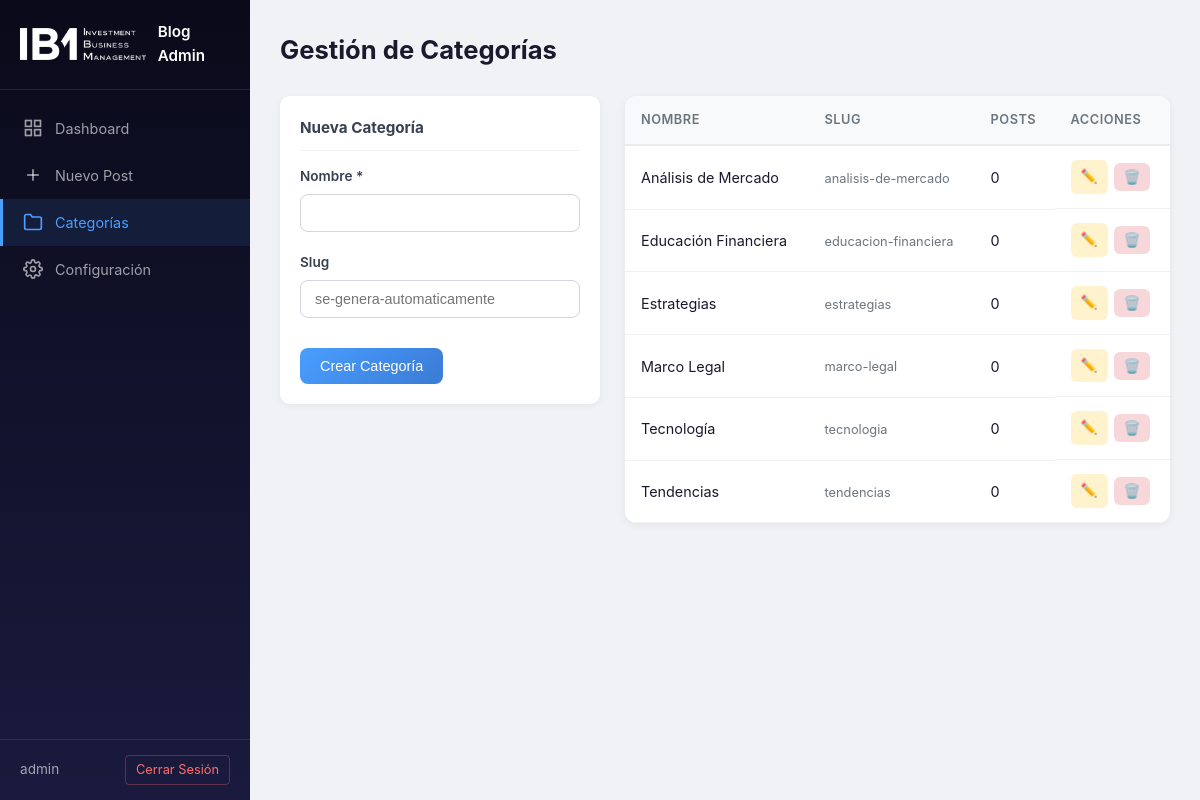
Screenshot of /admin/categories.php (signed in) with the database file from the repository.
### tables this page shows
CREATE TABLE IF NOT EXISTS blog_categories (
    id INT AUTO_INCREMENT PRIMARY KEY,
    name VARCHAR(100) NOT NULL,
    slug VARCHAR(120) NOT NULL UNIQUE,
    created_at TIMESTAMP DEFAULT CURRENT_TIMESTAMP
);

### admin/categories.php (the view, shortened to what this page needs)
<?php
$db = getDB();
$editMode = false;
$editCat = null;
$categories = $db->query("
    SELECT c.*, COUNT(p.id) as post_count
    FROM blog_categories c
    LEFT JOIN blog_posts p ON p.category_id = c.id
    GROUP BY c.id
    ORDER BY c.name
")->fetchAll();
?>
<!DOCTYPE html>
<html lang="es">
<head>
    <link rel="stylesheet" href="css/admin.css">
</head>
<body>
    <div class="admin-layout">
        <aside class="admin-sidebar">
            <div class="sidebar-header">
                <img src="../img/logo.png" alt="IBM FINTECH" class="sidebar-logo">
                <span>Blog Admin</span>
            </div>
            <nav class="sidebar-nav">
                <a href="index.php" class="nav-item">
                    <svg width="20" height="20" viewBox="0 0 24 24" fill="none" stroke="currentColor" stroke-width="2">
                        <rect x="3" y="3" width="7" height="7"/><rect x="14" y="3" width="7" height="7"/>
                        <rect x="3" y="14" width="7" height="7"/><rect x="14" y="14" width="7" height="7"/>
                    </svg>
                    Dashboard
                </a>
                <a href="create.php" class="nav-item">
                    <svg width="20" height="20" viewBox="0 0 24 24" fill="none" stroke="currentColor" stroke-width="2">
                        <line x1="12" y1="5" x2="12" y2="19"/><line x1="5" y1="12" x2="19" y2="12"/>
                    </svg>
                    Nuevo Post
                </a>
                <a href="categories.php" class="nav-item active">
                    <svg width="20" height="20" viewBox="0 0 24 24" fill="none" stroke="currentColor" stroke-width="2">
                        <path d="M22 19a2 2 0 01-2 2H4a2 2 0 01-2-2V5a2 2 0 012-2h5l2 3h9a2 2 0 012 2z"/>
                    </svg>
                    Categorías
                </a>
                <a href="settings.php" class="nav-item">
                    Configuración
                </a>
            </nav>
            <div class="sidebar-footer">
                <span class="admin-user"><?= htmlspecialchars($_SESSION['admin_user']) ?></span>
                <a href="logout.php" class="btn-logout">Cerrar Sesión</a>
            </div>
        </aside>
        <main class="admin-main">
            <div class="admin-header">
                <h1>Gestión de Categorías</h1>
            </div>
            <div class="categories-layout">
                <div class="form-card category-form-card">
                    <h3><?= $editMode ? 'Editar Categoría' : 'Nueva Categoría' ?></h3>
                    <form method="POST">
                        <div class="form-group">
                            <label for="name">Nombre *</label>
                            <input type="text" id="name" name="name" required
                                   value="<?= htmlspecialchars($editMode ? $editCat['name'] : ($_POST['name'] ?? '')) ?>"
                                   oninput="generateCatSlug(this.value)">
                        </div>
                        <div class="form-group">
                            <label for="slug">Slug</label>
                            <input type="text" id="slug" name="slug"
                                   value="<?= htmlspecialchars($editMode ? $editCat['slug'] : ($_POST['slug'] ?? '')) ?>"
                                   placeholder="se-genera-automaticamente">
                        </div>
                        <div class="form-actions" style="border:none; padding-top:10px; margin-top:0;">
                            <button type="submit" class="btn btn-primary"><?= $editMode ? 'Guardar Cambios' : 'Crear Categoría' ?></button>
                        </div>
                    </form>
                </div>
                <div class="posts-table-wrapper">
                    <table class="posts-table">
                        <thead>
                            <tr>
                                <th>Nombre</th>
                                <th>Slug</th>
                                <th>Posts</th>
                                <th>Acciones</th>
                            </tr>
                        </thead>
                        <tbody>
                            <?php if (empty($categories)): ?>
                                <tr>
                                    <td colspan="4" class="empty-state">No hay categorías creadas.</td>
                                </tr>
                            <?php else: ?>
                                <?php foreach ($categories as $cat): ?>
                                <tr>
                                    <td><?= htmlspecialchars($cat['name']) ?></td>
                                    <td><small class="slug-text"><?= htmlspecialchars($cat['slug']) ?></small></td>
                                    <td><?= $cat['post_count'] ?></td>
                                    <td class="col-actions">
                                        <a href="categories.php?edit=<?= $cat['id'] ?>" class="btn btn-sm btn-edit" title="Editar">✏️</a>
                                        <?php if ($cat['post_count'] == 0): ?>
                                        <form method="POST" class="inline-form" onsubmit="return confirm('¿Eliminar esta categoría?');">
                                            <button type="submit" class="btn btn-sm btn-delete" title="Eliminar">🗑️</button>
                                        </form>
                                        <?php else: ?>
                                        <span class="btn btn-sm" style="opacity:0.3; cursor:not-allowed;" title="Tiene posts asociados">🗑️</span>
                                        <?php endif; ?>
                                    </td>
                                </tr>
                                <?php endforeach; ?>
                            <?php endif; ?>
                        </tbody>
                    </table>
                </div>
            </div>
        </main>
    </div>
</body>
</html>

### admin/css/admin.css (style rules this page uses)
*, *::before, *::after { box-sizing: border-box; margin: 0; padding: 0; }
body { font-family: -apple-system, BlinkMacSystemFont, 'Segoe UI', Roboto, 'Helvetica Neue', Arial, sans-serif; background: #f0f2f5; color: #1a1a2e; line-height: 1.6; }
.admin-layout { display: flex; min-height: 100vh; }
.admin-sidebar { width: 250px; background: linear-gradient(180deg, #0a0a1a 0%, #1a1a3e 100%); color: #fff; display: flex; flex-direction: column; position: fixed; top: 0; left: 0; height: 100vh; z-index: 100; }
.sidebar-header { padding: 20px; border-bottom: 1px solid rgba(255, 255, 255, 0.1); display: flex; align-items: center; gap: 12px; }
.sidebar-logo { height: 32px; }
.sidebar-header span { font-weight: 600; font-size: 0.95rem; }
.sidebar-nav { flex: 1; padding: 15px 0; }
.nav-item { display: flex; align-items: center; gap: 12px; padding: 12px 20px; color: rgba(255, 255, 255, 0.6); text-decoration: none; font-size: 0.9rem; transition: all 0.2s; border-left: 3px solid transparent; }
.nav-item.active { color: #4a9eff; background: rgba(74, 158, 255, 0.1); border-left-color: #4a9eff; }
.sidebar-footer { padding: 15px 20px; border-top: 1px solid rgba(255, 255, 255, 0.1); display: flex; align-items: center; justify-content: space-between; }
.admin-user { font-size: 0.85rem; color: rgba(255, 255, 255, 0.6); }
.btn-logout { color: #ff6b6b; text-decoration: none; font-size: 0.8rem; padding: 4px 10px; border: 1px solid rgba(255, 107, 107, 0.3); border-radius: 4px; transition: all 0.2s; }
.admin-main { flex: 1; margin-left: 250px; padding: 30px; }
.admin-header { display: flex; justify-content: space-between; align-items: center; margin-bottom: 25px; }
.admin-header h1 { font-size: 1.6rem; color: #1a1a2e; }
.btn { display: inline-flex; align-items: center; gap: 6px; padding: 10px 20px; border: none; border-radius: 8px; font-size: 0.9rem; font-weight: 500; cursor: pointer; text-decoration: none; transition: all 0.2s; }
.btn-primary { background: linear-gradient(135deg, #4a9eff, #3a7bd5); color: #fff; }
.btn-sm { padding: 6px 10px; font-size: 0.85rem; border-radius: 6px; }
.btn-edit { background: #fff3cd; }
.btn-delete { background: #f8d7da; border: none; cursor: pointer; }
.posts-table-wrapper { background: #fff; border-radius: 12px; overflow: hidden; box-shadow: 0 2px 10px rgba(0, 0, 0, 0.06); }
.posts-table { width: 100%; border-collapse: collapse; }
.posts-table th { background: #f8f9fa; padding: 14px 16px; text-align: left; font-size: 0.8rem; font-weight: 600; color: #6c757d; text-transform: uppercase; letter-spacing: 0.5px; border-bottom: 2px solid #e9ecef; }
.posts-table td { padding: 14px 16px; border-bottom: 1px solid #f0f0f0; vertical-align: middle; font-size: 0.9rem; }
.slug-text { color: #6c757d; font-size: 0.8rem; }
.col-actions { white-space: nowrap; display: flex; gap: 6px; align-items: center; }
.inline-form { display: inline; }
.form-group { margin-bottom: 20px; }
.form-group label { display: block; font-size: 0.85rem; font-weight: 600; color: #374151; margin-bottom: 6px; }
.form-group input[type="text"], .form-group input[type="email"], .form-group input[type="password"], .form-group textarea, .form-group select { width: 100%; padding: 10px 14px; border: 1px solid #d1d5db; border-radius: 8px; font-size: 0.9rem; background: #fff; color: #1a1a2e; transition: border-color 0.2s, box-shadow 0.2s; }
.form-card { background: #fff; border-radius: 10px; padding: 20px; margin-bottom: 20px; box-shadow: 0 2px 8px rgba(0, 0, 0, 0.05); }
.form-card h3 { font-size: 0.95rem; color: #374151; margin-bottom: 15px; padding-bottom: 10px; border-bottom: 1px solid #f0f0f0; }
.form-actions { display: flex; gap: 12px; margin-top: 25px; padding-top: 25px; border-top: 1px solid #e5e7eb; }
.categories-layout { display: grid; grid-template-columns: 320px 1fr; gap: 25px; align-items: start; }
.category-form-card { position: sticky; top: 30px; }

### rows the page displays
blog_categories: name "Análisis de Mercado", slug "analisis-de-mercado", post_count "0"
blog_categories: name "Educación Financiera", slug "educacion-financiera", post_count "0"
blog_categories: name "Estrategias", slug "estrategias", post_count "0"
blog_categories: name "Marco Legal", slug "marco-legal", post_count "0"
blog_categories: name "Tecnología", slug "tecnologia", post_count "0"
blog_categories: name "Tendencias", slug "tendencias", post_count "0"

### other values shown
$_SESSION['admin_user'] "admin"
